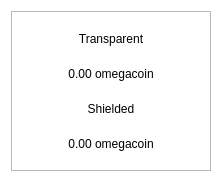
<?xml version="1.0" encoding="UTF-8"?>
<ui version="4.0">
 <class>BalanceBubble</class>
 <widget class="QWidget" name="BalanceBubble">
  <property name="geometry">
   <rect>
    <x>0</x>
    <y>0</y>
    <width>218</width>
    <height>178</height>
   </rect>
  </property>
  <property name="minimumSize">
   <size>
    <width>218</width>
    <height>178</height>
   </size>
  </property>
  <property name="maximumSize">
   <size>
    <width>250</width>
    <height>178</height>
   </size>
  </property>
  <property name="windowTitle">
   <string>Form</string>
  </property>
  <property name="styleSheet">
   <string notr="true">#BalanceBubble{
background-color:transparent
}</string>
  </property>
  <layout class="QVBoxLayout" name="verticalLayout_2">
   <property name="spacing">
    <number>0</number>
   </property>
   <item>
    <widget class="QFrame" name="frame">
     <property name="minimumSize">
      <size>
       <width>200</width>
       <height>160</height>
      </size>
     </property>
     <property name="maximumSize">
      <size>
       <width>250</width>
       <height>160</height>
      </size>
     </property>
     <property name="styleSheet">
      <string notr="true"/>
     </property>
     <property name="frameShape">
      <enum>QFrame::StyledPanel</enum>
     </property>
     <property name="frameShadow">
      <enum>QFrame::Raised</enum>
     </property>
     <property name="lineWidth">
      <number>10</number>
     </property>
     <layout class="QVBoxLayout" name="verticalLayout">
      <property name="spacing">
       <number>0</number>
      </property>
      <item>
       <layout class="QHBoxLayout" name="horizontalLayout">
        <item>
         <widget class="QLabel" name="lblFirst">
          <property name="styleSheet">
           <string notr="true"/>
          </property>
          <property name="text">
           <string>Transparent</string>
          </property>
          <property name="alignment">
           <set>Qt::AlignCenter</set>
          </property>
         </widget>
        </item>
       </layout>
      </item>
      <item>
       <widget class="QLabel" name="textTransparent">
        <property name="styleSheet">
         <string notr="true"/>
        </property>
        <property name="text">
         <string>0.00 omegacoin</string>
        </property>
        <property name="alignment">
         <set>Qt::AlignCenter</set>
        </property>
       </widget>
      </item>
      <item>
       <widget class="QLabel" name="lblSecond">
        <property name="styleSheet">
         <string notr="true"/>
        </property>
        <property name="text">
         <string>Shielded</string>
        </property>
        <property name="alignment">
         <set>Qt::AlignCenter</set>
        </property>
       </widget>
      </item>
      <item>
       <widget class="QLabel" name="textShielded">
        <property name="styleSheet">
         <string notr="true"/>
        </property>
        <property name="text">
         <string>0.00 omegacoin</string>
        </property>
        <property name="alignment">
         <set>Qt::AlignCenter</set>
        </property>
       </widget>
      </item>
     </layout>
    </widget>
   </item>
  </layout>
 </widget>
 <resources/>
 <connections/>
</ui>
